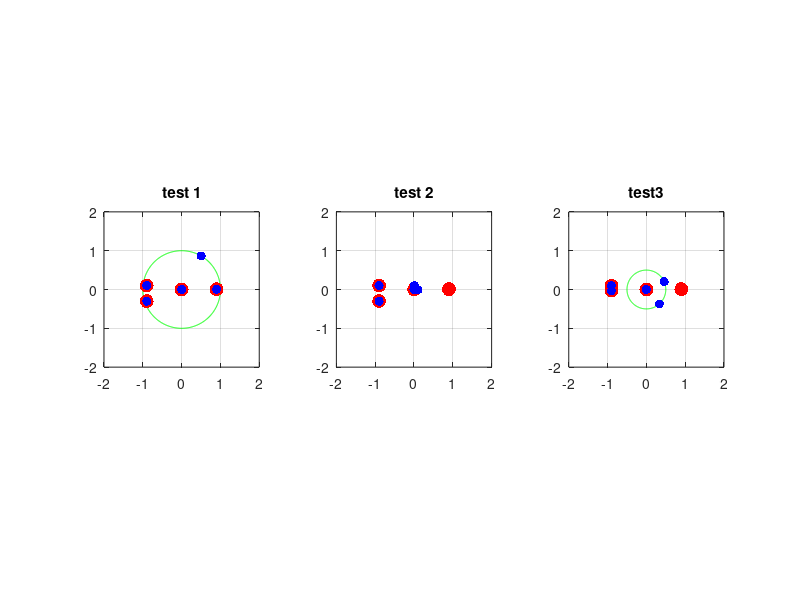

MATLAB code for this plot:
clc
clear


%--------------------------------------------------------------------------
% test 1
%--------------------------------------------------------------------------
delta = 1;
nodes = [0 0; ...
    0.9, 0.01; ...
    0.9, 0.005; ...
    -0.9, 0.1; ...
    -0.9, -.3];

figure(1); clf;
subplot(1,3,1);
ti = 0:0.01:2*pi+0.01;
plot( delta*cos(ti), delta*sin(ti), 'g-');
hold on;
for i = 1 : 1 : length(nodes(:,1))
    plot( nodes(i, 1), nodes(i, 2), 'r.', 'markersize', 30);
end
nodes = [0 0; ...
    0.9, 0.005; ...
    -0.9, 0.1; ...
    -0.9, -.3; ...
    0.50408, 0.86366];

for i = 1 : 1 : length(nodes(:,1))
    plot( nodes(i, 1), nodes(i, 2), 'b.', 'markersize', 20);
end
hold off;
axis([-2, 2, -2, 2]);
daspect([1 1 1]);
grid on;
title('test 1');
%--------------------------------------------------------------------------


%--------------------------------------------------------------------------
% test 2
%--------------------------------------------------------------------------
delta = 0.1;
nodes = [0 0; ...
    0.9, 0.01; ...
    0.9, 0.005; ...
    -0.9, 0.1; ...
    -0.9, -.3];

figure(1); 
subplot(1,3,2);
ti = 0:0.01:2*pi+0.01;
plot( delta*cos(ti), delta*sin(ti), 'g-');
hold on;
for i = 1 : 1 : length(nodes(:,1))
    plot( nodes(i, 1), nodes(i, 2), 'r.', 'markersize', 30);
end
nodes = [0 0; ...
    -0.9, 0.1; ...
    -0.9, -.3; ...
    0.0102301, 0.0994754; ...
    0.0995592, -0.00937927];

for i = 1 : 1 : length(nodes(:,1))
    plot( nodes(i, 1), nodes(i, 2), 'b.', 'markersize', 20);
end
hold off;
axis([-2, 2, -2, 2]);
daspect([1 1 1]);
grid on;
title('test 2');
%--------------------------------------------------------------------------

%--------------------------------------------------------------------------
% test 3
%--------------------------------------------------------------------------
delta = 0.5;
nodes = [0 0; ...
    0.9, 0.01; ...
    0.9, 0.005; ...
    -0.9, 0.1; ...
    -0.9, -.03];

figure(1); 
subplot(1,3,3);
ti = 0:0.01:2*pi+0.01;
plot( delta*cos(ti), delta*sin(ti), 'g-');
hold on;
for i = 1 : 1 : length(nodes(:,1))
    plot( nodes(i, 1), nodes(i, 2), 'r.', 'markersize', 30);
end
nodes = [0 0; ...
    -0.9, 0.1; ...
    -0.9, -.03; ...
    0.333873132343, -0.372194481131; ...
    0.457553326487, 0.201606060457];

for i = 1 : 1 : length(nodes(:,1))
    plot( nodes(i, 1), nodes(i, 2), 'b.', 'markersize', 20);
end
hold off;
axis([-2, 2, -2, 2]);
daspect([1 1 1]);
grid on;
title('test3');
%--------------------------------------------------------------------------

